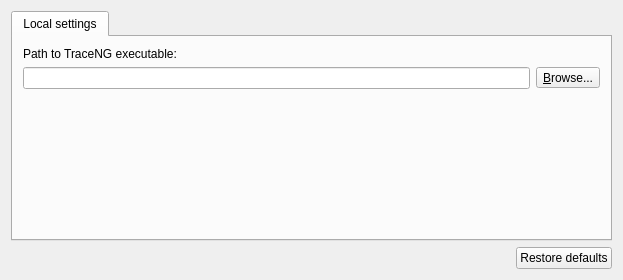
<?xml version="1.0" encoding="UTF-8"?>
<ui version="4.0">
 <class>TraceNGPreferencesPageWidget</class>
 <widget class="QWidget" name="TraceNGPreferencesPageWidget">
  <property name="geometry">
   <rect>
    <x>0</x>
    <y>0</y>
    <width>623</width>
    <height>280</height>
   </rect>
  </property>
  <property name="windowTitle">
   <string>TraceNG</string>
  </property>
  <layout class="QVBoxLayout" name="verticalLayout_2">
   <item>
    <widget class="QTabWidget" name="uiTabWidget">
     <property name="contextMenuPolicy">
      <enum>Qt::CustomContextMenu</enum>
     </property>
     <property name="currentIndex">
      <number>0</number>
     </property>
     <widget class="QWidget" name="uiGeneralSettingsTabWidget">
      <attribute name="title">
       <string>Local settings</string>
      </attribute>
      <layout class="QVBoxLayout" name="verticalLayout">
       <property name="margin">
        <number>10</number>
       </property>
       <item>
        <widget class="QLabel" name="uiTraceNGPathLabel">
         <property name="text">
          <string>Path to TraceNG executable:</string>
         </property>
        </widget>
       </item>
       <item>
        <layout class="QHBoxLayout" name="horizontalLayout_5">
         <item>
          <widget class="QLineEdit" name="uiTraceNGPathLineEdit">
           <property name="sizePolicy">
            <sizepolicy hsizetype="MinimumExpanding" vsizetype="Fixed">
             <horstretch>0</horstretch>
             <verstretch>0</verstretch>
            </sizepolicy>
           </property>
          </widget>
         </item>
         <item>
          <widget class="QToolButton" name="uiTraceNGPathToolButton">
           <property name="text">
            <string>&amp;Browse...</string>
           </property>
           <property name="toolButtonStyle">
            <enum>Qt::ToolButtonTextOnly</enum>
           </property>
          </widget>
         </item>
        </layout>
       </item>
       <item>
        <spacer name="spacer">
         <property name="orientation">
          <enum>Qt::Vertical</enum>
         </property>
         <property name="sizeHint" stdset="0">
          <size>
           <width>20</width>
           <height>5</height>
          </size>
         </property>
        </spacer>
       </item>
      </layout>
     </widget>
    </widget>
   </item>
   <item>
    <layout class="QHBoxLayout" name="horizontalLayout_2">
     <item>
      <spacer name="horizontalSpacer">
       <property name="orientation">
        <enum>Qt::Horizontal</enum>
       </property>
       <property name="sizeHint" stdset="0">
        <size>
         <width>138</width>
         <height>17</height>
        </size>
       </property>
      </spacer>
     </item>
     <item>
      <widget class="QPushButton" name="uiRestoreDefaultsPushButton">
       <property name="text">
        <string>Restore defaults</string>
       </property>
      </widget>
     </item>
    </layout>
   </item>
  </layout>
 </widget>
 <resources/>
 <connections/>
 <designerdata>
  <property name="gridDeltaX">
   <number>10</number>
  </property>
  <property name="gridDeltaY">
   <number>10</number>
  </property>
  <property name="gridSnapX">
   <bool>true</bool>
  </property>
  <property name="gridSnapY">
   <bool>true</bool>
  </property>
  <property name="gridVisible">
   <bool>true</bool>
  </property>
 </designerdata>
</ui>
